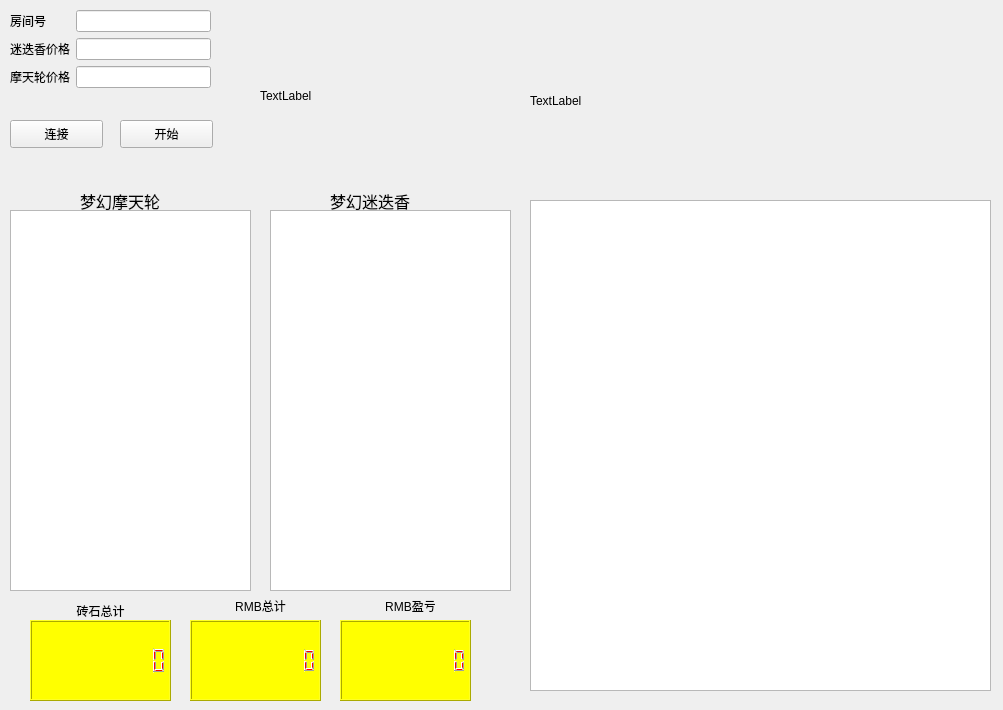
<?xml version="1.0" encoding="UTF-8"?>
<ui version="4.0">
 <class>Form</class>
 <widget class="QWidget" name="Form">
  <property name="geometry">
   <rect>
    <x>0</x>
    <y>0</y>
    <width>1003</width>
    <height>710</height>
   </rect>
  </property>
  <property name="windowTitle">
   <string>梦幻盒子王子非专用</string>
  </property>
  <property name="windowIcon">
   <iconset>
    <normaloff>C:/Users/chen/Desktop/微信截图_20200313191303.png</normaloff>C:/Users/chen/Desktop/微信截图_20200313191303.png</iconset>
  </property>
  <widget class="QPushButton" name="pushButton">
   <property name="geometry">
    <rect>
     <x>10</x>
     <y>120</y>
     <width>93</width>
     <height>28</height>
    </rect>
   </property>
   <property name="text">
    <string>连接</string>
   </property>
  </widget>
  <widget class="QPushButton" name="pushButton_2">
   <property name="geometry">
    <rect>
     <x>120</x>
     <y>120</y>
     <width>93</width>
     <height>28</height>
    </rect>
   </property>
   <property name="text">
    <string>开始</string>
   </property>
  </widget>
  <widget class="QTextEdit" name="textEdit_2">
   <property name="geometry">
    <rect>
     <x>10</x>
     <y>210</y>
     <width>241</width>
     <height>381</height>
    </rect>
   </property>
   <property name="focusPolicy">
    <enum>Qt::ClickFocus</enum>
   </property>
  </widget>
  <widget class="QTextEdit" name="textEdit_3">
   <property name="geometry">
    <rect>
     <x>270</x>
     <y>210</y>
     <width>241</width>
     <height>381</height>
    </rect>
   </property>
   <property name="focusPolicy">
    <enum>Qt::ClickFocus</enum>
   </property>
  </widget>
  <widget class="QLCDNumber" name="lcdNumber">
   <property name="geometry">
    <rect>
     <x>30</x>
     <y>620</y>
     <width>141</width>
     <height>81</height>
    </rect>
   </property>
   <property name="styleSheet">
    <string notr="true">color: rgb(255, 0, 0);
background-color: rgb(255, 255, 0);
font: 75 9pt &quot;Aharoni&quot;;
</string>
   </property>
   <property name="digitCount">
    <number>10</number>
   </property>
  </widget>
  <widget class="QLCDNumber" name="lcdNumber_2">
   <property name="geometry">
    <rect>
     <x>190</x>
     <y>620</y>
     <width>131</width>
     <height>81</height>
    </rect>
   </property>
   <property name="styleSheet">
    <string notr="true">color: rgb(255, 0, 0);
background-color: rgb(255, 255, 0);
font: 75 9pt &quot;Aharoni&quot;;
</string>
   </property>
   <property name="digitCount">
    <number>10</number>
   </property>
  </widget>
  <widget class="QLCDNumber" name="lcdNumber_3">
   <property name="geometry">
    <rect>
     <x>340</x>
     <y>620</y>
     <width>131</width>
     <height>81</height>
    </rect>
   </property>
   <property name="styleSheet">
    <string notr="true">color: rgb(255, 0, 0);
background-color: rgb(255, 255, 0);
font: 75 9pt &quot;Aharoni&quot;;
</string>
   </property>
   <property name="digitCount">
    <number>10</number>
   </property>
  </widget>
  <widget class="QTableView" name="tableView">
   <property name="geometry">
    <rect>
     <x>530</x>
     <y>200</y>
     <width>461</width>
     <height>491</height>
    </rect>
   </property>
  </widget>
  <widget class="QLabel" name="label_2">
   <property name="geometry">
    <rect>
     <x>60</x>
     <y>601</y>
     <width>81</width>
     <height>20</height>
    </rect>
   </property>
   <property name="text">
    <string>砖石总计</string>
   </property>
   <property name="alignment">
    <set>Qt::AlignCenter</set>
   </property>
  </widget>
  <widget class="QLabel" name="label_3">
   <property name="geometry">
    <rect>
     <x>220</x>
     <y>590</y>
     <width>81</width>
     <height>31</height>
    </rect>
   </property>
   <property name="text">
    <string>RMB总计</string>
   </property>
   <property name="alignment">
    <set>Qt::AlignCenter</set>
   </property>
  </widget>
  <widget class="QLabel" name="label_4">
   <property name="geometry">
    <rect>
     <x>370</x>
     <y>590</y>
     <width>81</width>
     <height>31</height>
    </rect>
   </property>
   <property name="text">
    <string>RMB盈亏</string>
   </property>
   <property name="alignment">
    <set>Qt::AlignCenter</set>
   </property>
  </widget>
  <widget class="QLabel" name="label_5">
   <property name="geometry">
    <rect>
     <x>80</x>
     <y>190</y>
     <width>101</width>
     <height>21</height>
    </rect>
   </property>
   <property name="font">
    <font>
     <pointsize>12</pointsize>
    </font>
   </property>
   <property name="text">
    <string>梦幻摩天轮</string>
   </property>
  </widget>
  <widget class="QLabel" name="label_6">
   <property name="geometry">
    <rect>
     <x>330</x>
     <y>190</y>
     <width>101</width>
     <height>21</height>
    </rect>
   </property>
   <property name="font">
    <font>
     <pointsize>12</pointsize>
    </font>
   </property>
   <property name="text">
    <string>梦幻迷迭香</string>
   </property>
  </widget>
  <widget class="QWidget" name="formLayoutWidget">
   <property name="geometry">
    <rect>
     <x>10</x>
     <y>10</y>
     <width>201</width>
     <height>91</height>
    </rect>
   </property>
   <layout class="QFormLayout" name="formLayout">
    <item row="0" column="0">
     <widget class="QLabel" name="label">
      <property name="font">
       <font>
        <family>楷体</family>
       </font>
      </property>
      <property name="text">
       <string>房间号</string>
      </property>
      <property name="alignment">
       <set>Qt::AlignCenter</set>
      </property>
     </widget>
    </item>
    <item row="0" column="1">
     <widget class="QLineEdit" name="lineEdit"/>
    </item>
    <item row="1" column="0">
     <widget class="QLabel" name="label_7">
      <property name="font">
       <font>
        <family>楷体</family>
       </font>
      </property>
      <property name="text">
       <string>迷迭香价格</string>
      </property>
      <property name="alignment">
       <set>Qt::AlignCenter</set>
      </property>
     </widget>
    </item>
    <item row="2" column="0">
     <widget class="QLabel" name="label_8">
      <property name="font">
       <font>
        <family>楷体</family>
       </font>
      </property>
      <property name="text">
       <string>摩天轮价格</string>
      </property>
      <property name="alignment">
       <set>Qt::AlignCenter</set>
      </property>
     </widget>
    </item>
    <item row="2" column="1">
     <widget class="QLineEdit" name="lineEdit_3"/>
    </item>
    <item row="1" column="1">
     <widget class="QLineEdit" name="lineEdit_2"/>
    </item>
   </layout>
  </widget>
  <widget class="QLabel" name="label_9">
   <property name="geometry">
    <rect>
     <x>530</x>
     <y>10</y>
     <width>461</width>
     <height>181</height>
    </rect>
   </property>
   <property name="text">
    <string>TextLabel</string>
   </property>
  </widget>
  <widget class="QLabel" name="label_10">
   <property name="geometry">
    <rect>
     <x>260</x>
     <y>10</y>
     <width>251</width>
     <height>171</height>
    </rect>
   </property>
   <property name="text">
    <string>TextLabel</string>
   </property>
  </widget>
 </widget>
 <resources/>
 <connections/>
</ui>
